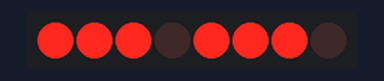
Recording of a program running on a simulated CircuitPython board. On the bench: 8 shift-register outputs drawn as a row of LEDs (first output left, lit = HIGH). At 27.1 s the program ends and the board releases its pins; the recording ends there.

Above: at 0.2 s.
At 4.2 s:
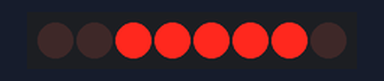
At 8.2 s:
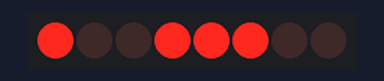
At 12.2 s:
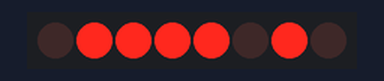
At 16.2 s:
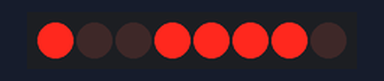
Timing chart, 0 to 17.7 s (numbered marks = the images above):
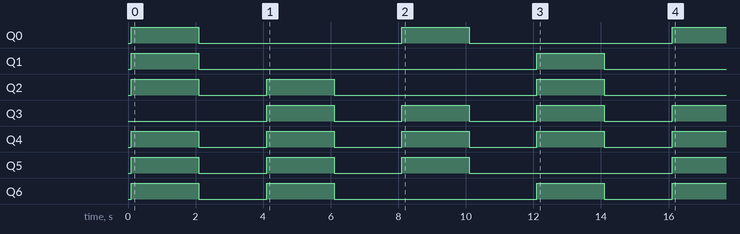

Measured:
- by itself, Q0: alternates HIGH for 2.0 s and LOW for 6.0 s, 5 changes in all, then stays HIGH
- by itself, Q1: alternates HIGH for 2.0 s and LOW for 10.0 s
- by itself, Q2: goes HIGH 2.0 s, LOW 2.0 s, HIGH 2.0 s, LOW 6.0 s, HIGH 2.0 s, then LOW
- by itself, Q3: alternates HIGH for 2.0 s and LOW for 2.0 s, 7 changes in all, then stays HIGH
- by itself, Q4: alternates HIGH for 2.0 s and LOW for 2.0 s, 9 changes in all, then stays HIGH
- by itself, Q5: repeats every 4.0 s: LOW 2.0 s, HIGH 2.0 s
- by itself, Q6: goes HIGH 2.0 s, LOW 2.0 s, HIGH 2.0 s, LOW 6.0 s, HIGH 2.0 s, LOW 2.0 s, then HIGH

The program:

working_74HC595_simple_example_program.py
```python
# (licence header left out)
# works for a single shift register.  Assumed to work
# with two of them cascaded (needs proving on hardware).

import board
import busio
import digitalio
import time
from adafruit_bus_device import spi_device
from micropython import const
data   = board.D4 # grey wire Pin 14 74HC595
clk    = board.D3 # yellow wire is Pin 11 74HC595
latch  = digitalio.DigitalInOut(board.D2) # pin 12 74HC595
latch.switch_to_output(value =True, drive_mode=digitalio.DriveMode.PUSH_PULL)
spi = busio.SPI(clk, MOSI=data)

spi_device = spi_device.SPIDevice(spi, latch) # minimum parameters found in the REPL

def write_data_out(cmd):
    with spi_device as spi:
        spi.write(bytearray([cmd]))


# There are two chained 74HC595 shift registers.
# write two bytes at a time, for a 16-bit wide
# user interface to them.

def bytes_out():
    global cmd, mbytes
    for p in range(0,2):
        cmd = mbytes[p]
        write_data_out(cmd)


# blank the 7-segment display
def write_blank():
    global mbytes
    mbytes = bytearray(b'\x00\x00')
    bytes_out()


# write an 'A' on the 7-segment display

def write_char_A():
    global mbytes
    # i = 1 + 2 + 4 + 16 + 32 + 64;
    # 0111 0111
    mbytes = bytearray(b'\x00\x77')
    bytes_out()

"""

  // i =   1;  // segment A
  // i =   2;  // segment B
  // i =   4;  // segment C
  // i =   8;  // segment D
  // i =  16;  // segment E
  // i =  32;  // segment F
  // i =  64;  // segment G
  // i = 128;  // colon


  // 0
  i = 1 + 2 + 4 + 8 + 16 + 32 +  0 +   0;

  // 1
  i = 0 + 2 + 4 + 0 +  0 +  0 +  0 +   0;

  // 2
  i = 1 + 2 + 0 + 8 + 16 +  0 + 64 +   0;

  // 3
  i = 1 + 2 + 4 + 8 +  0 +  0 + 64 +   0;

  // 4
  i = 0 + 2 + 4 + 0 +  0 + 32 + 64 +   0;

  // 5
  i = 1 + 0 + 4 + 8 +  0 + 32 + 64 +   0;

  // 6
  i = 1 + 0 + 4 + 8 + 16 + 32 + 64 +   0;

  // 7
  i = 1 + 2 + 4 + 0 +  0 +  0 +  0 +   0;

  // 8
  i = 1 + 2 + 4 + 8 + 16 + 32 + 64 +   0;

  // 9
  i = 1 + 2 + 4 + 0 +  0 + 32 + 64 +   0;

  // A
  i = 1 + 2 + 4 + 16 + 32 + 64;

  // b
  i = 4 + 8 + 16 + 32 + 64;

  // C
  i = 1 + 8 + 16 + 32;

  // d
  i = 2 + 4 + 8 + 16 + 64;

  // E
  i = 1 + 8 + 16 + 32 + 64;

  // F
  i = 1 + 0 + 16 + 32 + 64;


  i = 1 + 2 + 4 + 8 + 16 + 32 + 64 + 128;

}
"""


# write a 'b' on the 7-segment display

def write_char_b():
    global mbytes
    # i = 4 + 8 + 16 + 32 + 64;
    # 0111 1100
    mbytes = bytearray(b'\x00\x7c')
    bytes_out()


# write a 'C' on the 7-segment display

def write_char_C():
    global mbytes
    # i = 1 + 8 + 16 + 32;
    # 0011 1001
    mbytes = bytearray(b'\x00\x39')
    bytes_out()


# write 'd'

def write_char_d():
    global mbytes
    # i = 2 + 4 + 8 + 16 + 64;
    # 0101 1110
    mbytes = bytearray(b'\x00\x5e')
    bytes_out()


# write 'E'

def write_char_E():
    global mbytes
    # i = 1 + 8 + 16 + 32 + 64;
    # 0111 1001
    mbytes = bytearray(b'\x00\x79')
    bytes_out()


# - - - -   The Program   - - - -
write_blank();   time.sleep(0.1)
write_char_A();  time.sleep(2.0)

write_blank();   time.sleep(2.0)
write_char_b();  time.sleep(2.0)

write_blank();   time.sleep(2.0)
write_char_C();  time.sleep(2.0)

write_blank();   time.sleep(2.0)
write_char_d();  time.sleep(2.0)

write_blank();   time.sleep(2.0)
write_char_E();  time.sleep(2.0)

time.sleep(9);   write_blank();


# END.
```
